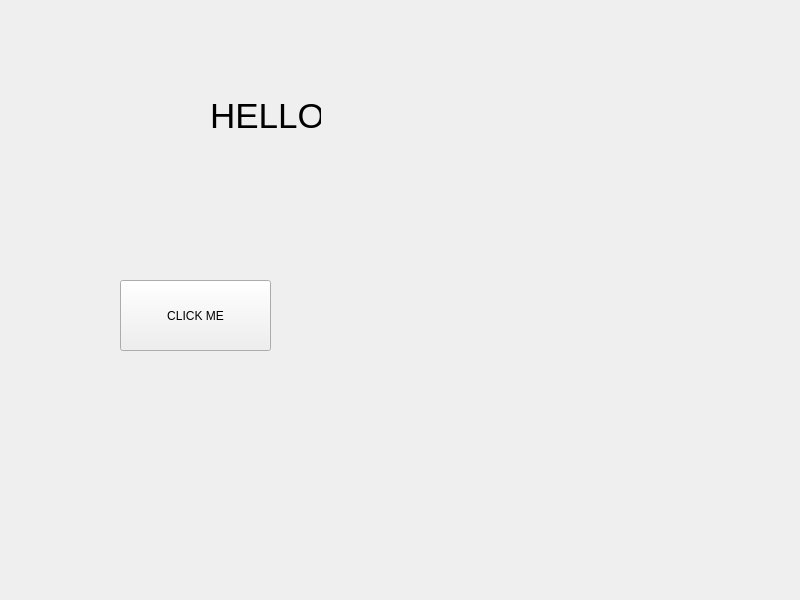
<?xml version="1.0" encoding="UTF-8"?>
<ui version="4.0">
 <class>MainWindow</class>
 <widget class="QMainWindow" name="MainWindow">
  <property name="geometry">
   <rect>
    <x>0</x>
    <y>0</y>
    <width>800</width>
    <height>600</height>
   </rect>
  </property>
  <property name="windowTitle">
   <string>MainWindow</string>
  </property>
  <widget class="QWidget" name="centralwidget">
   <widget class="QLabel" name="hello_label">
    <property name="geometry">
     <rect>
      <x>210</x>
      <y>80</y>
      <width>111</width>
      <height>71</height>
     </rect>
    </property>
    <property name="font">
     <font>
      <pointsize>26</pointsize>
     </font>
    </property>
    <property name="text">
     <string>HELLO</string>
    </property>
   </widget>
   <widget class="QPushButton" name="click_me_btn">
    <property name="geometry">
     <rect>
      <x>120</x>
      <y>280</y>
      <width>151</width>
      <height>71</height>
     </rect>
    </property>
    <property name="text">
     <string>CLICK ME</string>
    </property>
   </widget>
  </widget>
  <widget class="QMenuBar" name="menubar">
   <property name="geometry">
    <rect>
     <x>0</x>
     <y>0</y>
     <width>800</width>
     <height>21</height>
    </rect>
   </property>
  </widget>
 </widget>
 <resources/>
 <connections/>
</ui>
